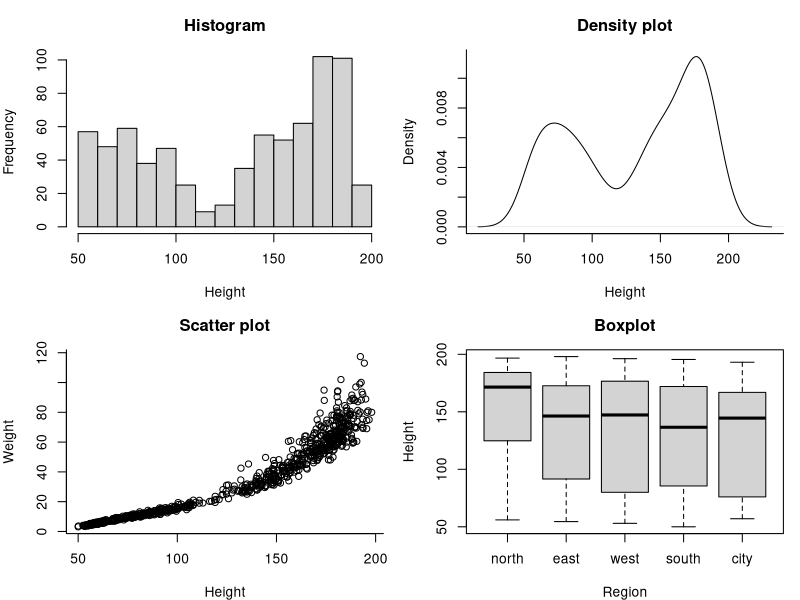
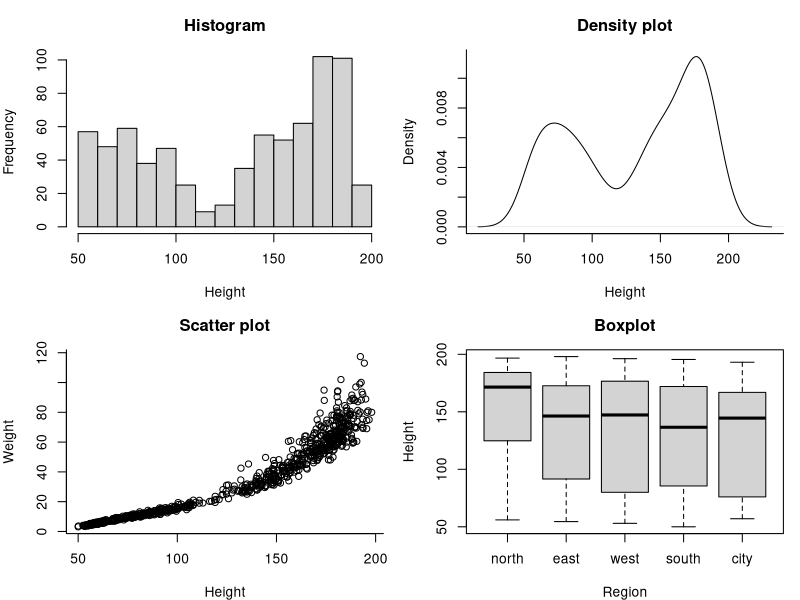
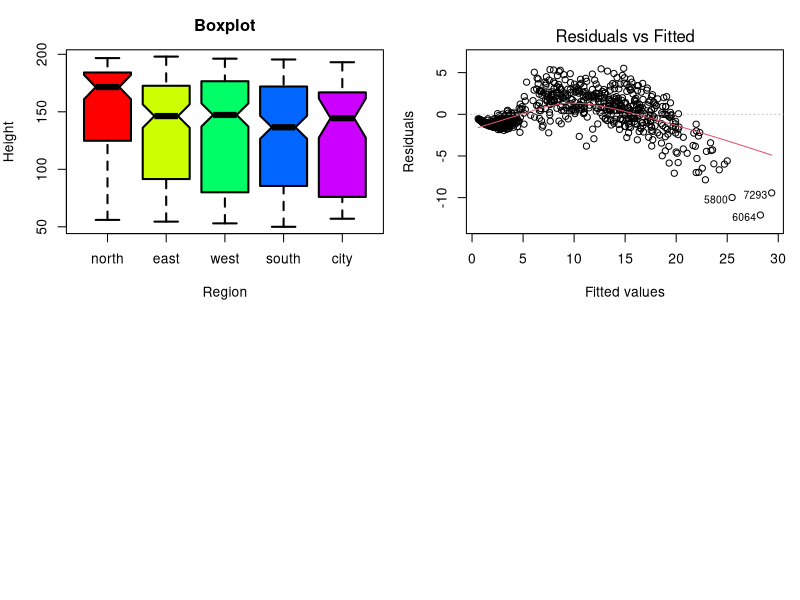
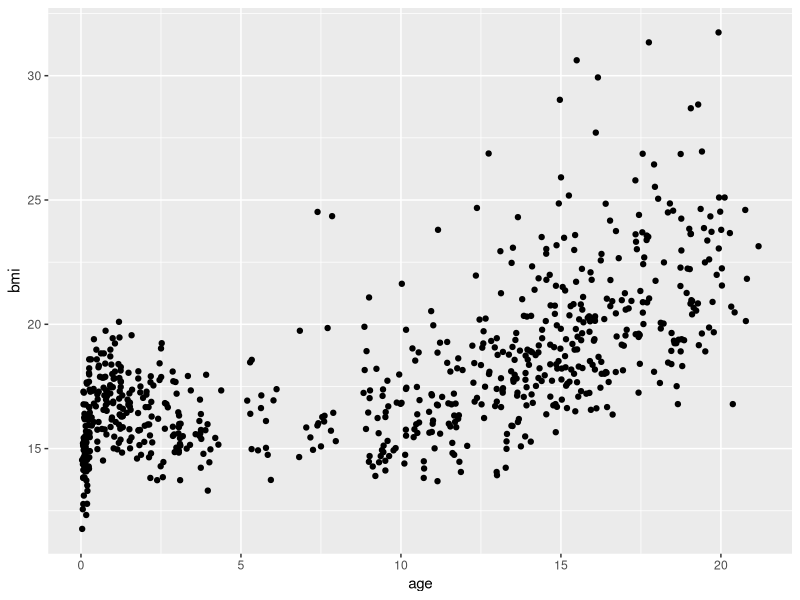
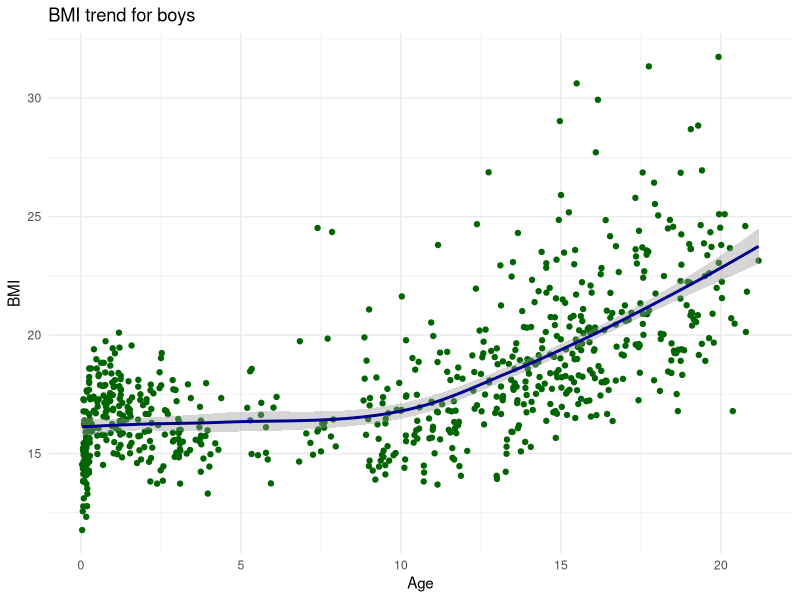
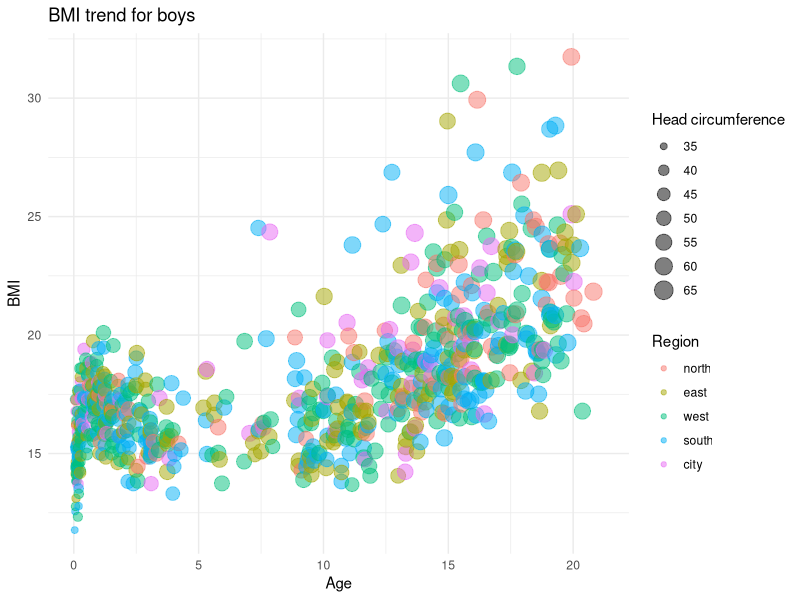
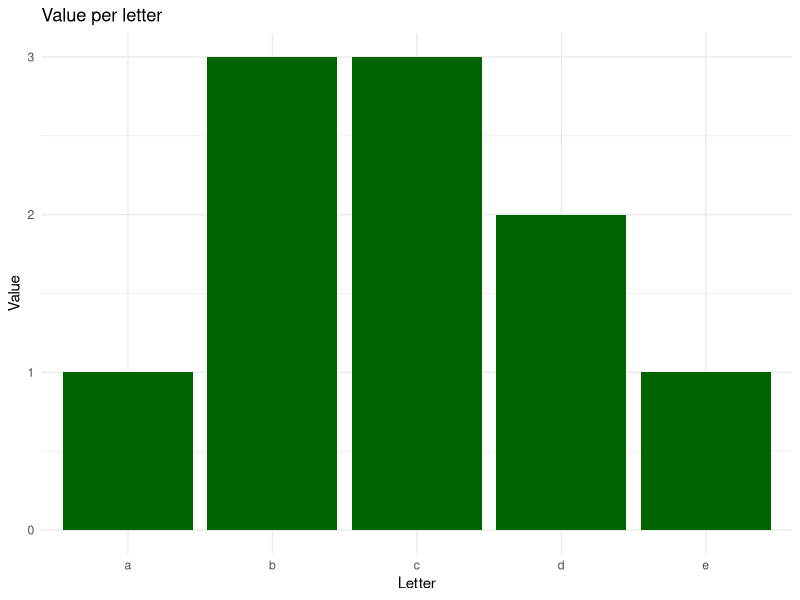
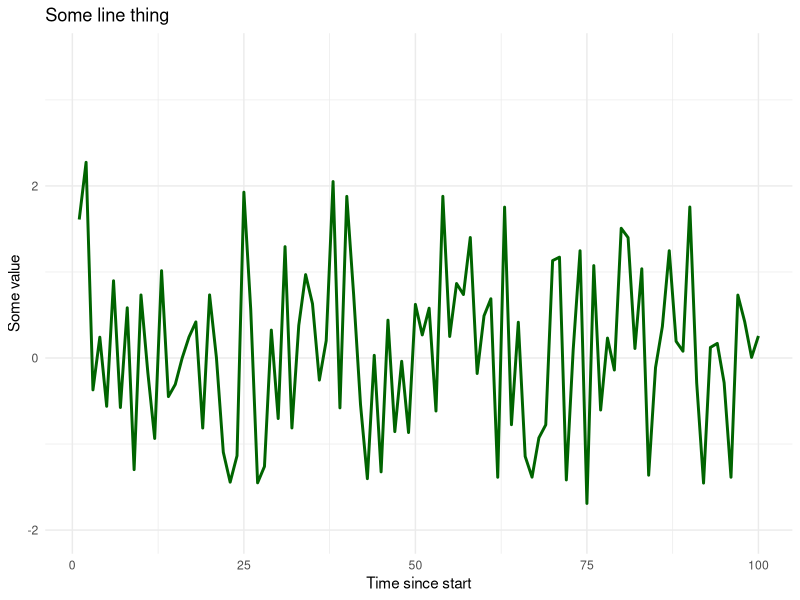

These figures' R source, in order:
## ---- chunk 1
library(MASS)     # Datasets
library(mice)     # Boys dataset
library(dplyr)    # Data manipulation
library(ggplot2)  # Plotting suite
## ---- chunk 2
par(mfrow = c(2,2), mar = c(4, 4, 3, 1))
hist(na.omit(boys$hgt), main = "Histogram", xlab = "Height")
plot(density(na.omit(boys$hgt)), main = "Density plot", xlab = "Height", bty = "L")
plot(boys$hgt, boys$wgt, main = "Scatter plot", xlab = "Height", ylab = "Weight", bty = "L")
boxplot(boys$hgt~boys$reg, main = "Boxplot", xlab = "Region", ylab = "Height")
## ---- chunk 3
hist(boys$hgt, main = "Histogram", xlab = "Height")
## ---- chunk 4
dens <- density(boys$hgt, na.rm = TRUE)
plot(dens, main = "Density plot", xlab = "Height", bty = "L")
## ---- chunk 5
plot(x = boys$hgt, y = boys$wgt, main = "Scatter plot", 
     xlab = "Height", ylab = "Weight", bty = "L")
## ---- chunk 6
boxplot(boys$hgt ~ boys$reg, main = "Boxplot", 
        xlab = "Region", ylab = "Height")
## ---- chunk 7
boxplot(hgt ~ reg, boys,  main = "Boxplot", xlab = "Region", 
        ylab = "Height", lwd = 2, notch = TRUE, col = rainbow(5))
## ---- chunk 8
result <- lm(age~wgt, boys)
plot(result, which = 1)
## ---- chunk 9
ggplot(data = boys, aes(x = age, y = bmi)) +
  geom_point(na.rm = TRUE)
## ---- chunk 10
gg <- 
  ggplot(data = boys, aes(x = age, y = bmi)) +
  geom_point(col = "dark green")
## ---- chunk 11
gg <- gg + 
  geom_smooth(col = "dark blue")
## ---- chunk 12
gg <- gg + 
  labs(x = "Age", y = "BMI", title = "BMI trend for boys") +
  theme_minimal()
## ---- chunk 13
plot(gg)
## ---- chunk 14
data <- filter(.data = boys, !is.na(reg))
gg <- ggplot(data = data, 
             aes(x      = age, 
                 y      = bmi, 
                 size   = hc, 
                 colour = reg)) +
  
  geom_point(alpha = 0.5) +
  
  labs(title  = "BMI trend for boys",
       x      = "Age", 
       y      = "BMI", 
       size   = "Head circumference",
       colour = "Region") +
  theme_minimal()
## ---- chunk 15
plot(gg)
## ---- chunk 16
data <- data.frame(x = letters[1:5], y = c(1, 3, 3, 2, 1)) 
ggplot(data = data, aes(x = x, y = y)) + 
  geom_bar(fill = "dark green", stat = "identity") +
  labs(title = "Value per letter",
       x     = "Letter", 
       y     = "Value") +
  theme_minimal()
## ---- chunk 17
ggdat <- data.frame(x = 1:100, y = rnorm(100))
ggplot(data = ggdat, aes(x = x, y = y)) + 
  geom_line(colour = "dark green", lwd = 1) +
  ylim(-2, 3.5) +
  labs(title = "Some line thing",
       x     = "Time since start", 
       y     = "Some value") +
  theme_minimal()
## ---- chunk 18
ggplot(data = ggdat, aes(x = x, y = y)) + 
  geom_smooth(colour = "dark green", lwd = 1, se = FALSE) +
  ylim(-2, 3.5) +
  labs(title = "Some line thing",
       x     = "Time since start", 
       y     = "Some value") +
  theme_minimal()
## ---- chunk 19
data <- filter(.data = boys, !is.na(reg)) 

ggplot(data = data, aes(x = reg, y = bmi, fill = reg)) +
  
  geom_boxplot() +
  
  labs(title = "BMI across regions",
       x     = "Region", 
       y     = "BMI") +
  theme_minimal() + 
  theme(legend.position = "none")
## ---- chunk 20
data <- filter(.data = boys, !is.na(reg))  
ggplot(data = data, aes(x = hgt, fill = reg)) +
  geom_density(alpha = 0.5, colour = "transparent") +
  xlim(0, 250) + 
  labs(title = "Height across regions",
       x     = "Height", 
       fill  = "Region") +
  theme_minimal()
